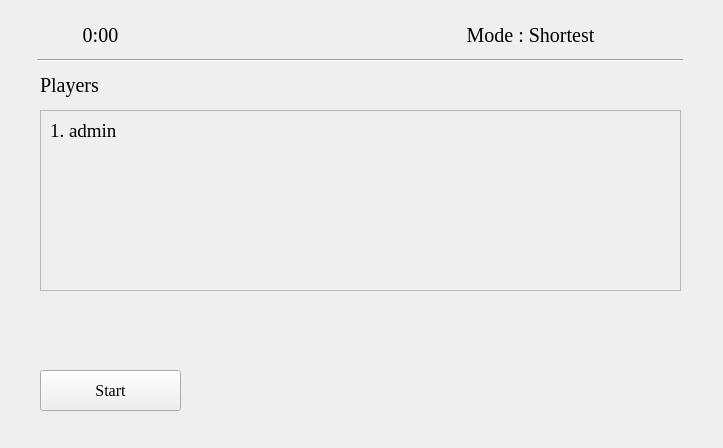
<?xml version="1.0" encoding="UTF-8"?>
<ui version="4.0">
 <class>MainWindow</class>
 <widget class="QMainWindow" name="MainWindow">
  <property name="geometry">
   <rect>
    <x>0</x>
    <y>0</y>
    <width>723</width>
    <height>448</height>
   </rect>
  </property>
  <property name="sizePolicy">
   <sizepolicy hsizetype="Fixed" vsizetype="Fixed">
    <horstretch>0</horstretch>
    <verstretch>0</verstretch>
   </sizepolicy>
  </property>
  <property name="minimumSize">
   <size>
    <width>723</width>
    <height>448</height>
   </size>
  </property>
  <property name="maximumSize">
   <size>
    <width>723</width>
    <height>448</height>
   </size>
  </property>
  <property name="windowTitle">
   <string>Clash of Code | Admin</string>
  </property>
  <property name="windowOpacity">
   <double>1.000000000000000</double>
  </property>
  <widget class="QWidget" name="centralwidget">
   <widget class="QScrollArea" name="player_scroll_area">
    <property name="geometry">
     <rect>
      <x>40</x>
      <y>110</y>
      <width>641</width>
      <height>181</height>
     </rect>
    </property>
    <property name="sizePolicy">
     <sizepolicy hsizetype="Ignored" vsizetype="Ignored">
      <horstretch>0</horstretch>
      <verstretch>0</verstretch>
     </sizepolicy>
    </property>
    <property name="tabletTracking">
     <bool>false</bool>
    </property>
    <property name="sizeAdjustPolicy">
     <enum>QAbstractScrollArea::AdjustToContents</enum>
    </property>
    <property name="widgetResizable">
     <bool>true</bool>
    </property>
    <property name="alignment">
     <set>Qt::AlignLeading|Qt::AlignLeft|Qt::AlignTop</set>
    </property>
    <widget class="QWidget" name="scrollAreaWidgetContents">
     <property name="geometry">
      <rect>
       <x>0</x>
       <y>0</y>
       <width>639</width>
       <height>179</height>
      </rect>
     </property>
     <layout class="QVBoxLayout" name="verticalLayout">
      <item>
       <widget class="QLabel" name="playres">
        <property name="enabled">
         <bool>true</bool>
        </property>
        <property name="font">
         <font>
          <family>Times New Roman</family>
          <pointsize>14</pointsize>
         </font>
        </property>
        <property name="tabletTracking">
         <bool>true</bool>
        </property>
        <property name="text">
         <string>1. admin</string>
        </property>
        <property name="alignment">
         <set>Qt::AlignLeading|Qt::AlignLeft|Qt::AlignTop</set>
        </property>
       </widget>
      </item>
     </layout>
    </widget>
   </widget>
   <widget class="QLabel" name="Timer">
    <property name="geometry">
     <rect>
      <x>50</x>
      <y>20</y>
      <width>101</width>
      <height>31</height>
     </rect>
    </property>
    <property name="font">
     <font>
      <family>Times New Roman</family>
      <pointsize>15</pointsize>
     </font>
    </property>
    <property name="text">
     <string>0:00</string>
    </property>
    <property name="alignment">
     <set>Qt::AlignCenter</set>
    </property>
   </widget>
   <widget class="Line" name="line">
    <property name="geometry">
     <rect>
      <x>37</x>
      <y>50</y>
      <width>646</width>
      <height>20</height>
     </rect>
    </property>
    <property name="orientation">
     <enum>Qt::Horizontal</enum>
    </property>
   </widget>
   <widget class="QLabel" name="label">
    <property name="geometry">
     <rect>
      <x>390</x>
      <y>20</y>
      <width>281</width>
      <height>31</height>
     </rect>
    </property>
    <property name="font">
     <font>
      <family>Times New Roman</family>
      <pointsize>15</pointsize>
     </font>
    </property>
    <property name="text">
     <string>Mode : Shortest</string>
    </property>
    <property name="alignment">
     <set>Qt::AlignCenter</set>
    </property>
   </widget>
   <widget class="QLabel" name="label_2">
    <property name="geometry">
     <rect>
      <x>40</x>
      <y>70</y>
      <width>161</width>
      <height>31</height>
     </rect>
    </property>
    <property name="font">
     <font>
      <family>Times New Roman</family>
      <pointsize>15</pointsize>
     </font>
    </property>
    <property name="text">
     <string>Players</string>
    </property>
    <property name="alignment">
     <set>Qt::AlignLeading|Qt::AlignLeft|Qt::AlignVCenter</set>
    </property>
   </widget>
   <widget class="QPushButton" name="pushButton">
    <property name="geometry">
     <rect>
      <x>40</x>
      <y>370</y>
      <width>141</width>
      <height>41</height>
     </rect>
    </property>
    <property name="font">
     <font>
      <family>Times New Roman</family>
      <pointsize>12</pointsize>
     </font>
    </property>
    <property name="text">
     <string>Start</string>
    </property>
   </widget>
  </widget>
 </widget>
 <resources/>
 <connections/>
</ui>
